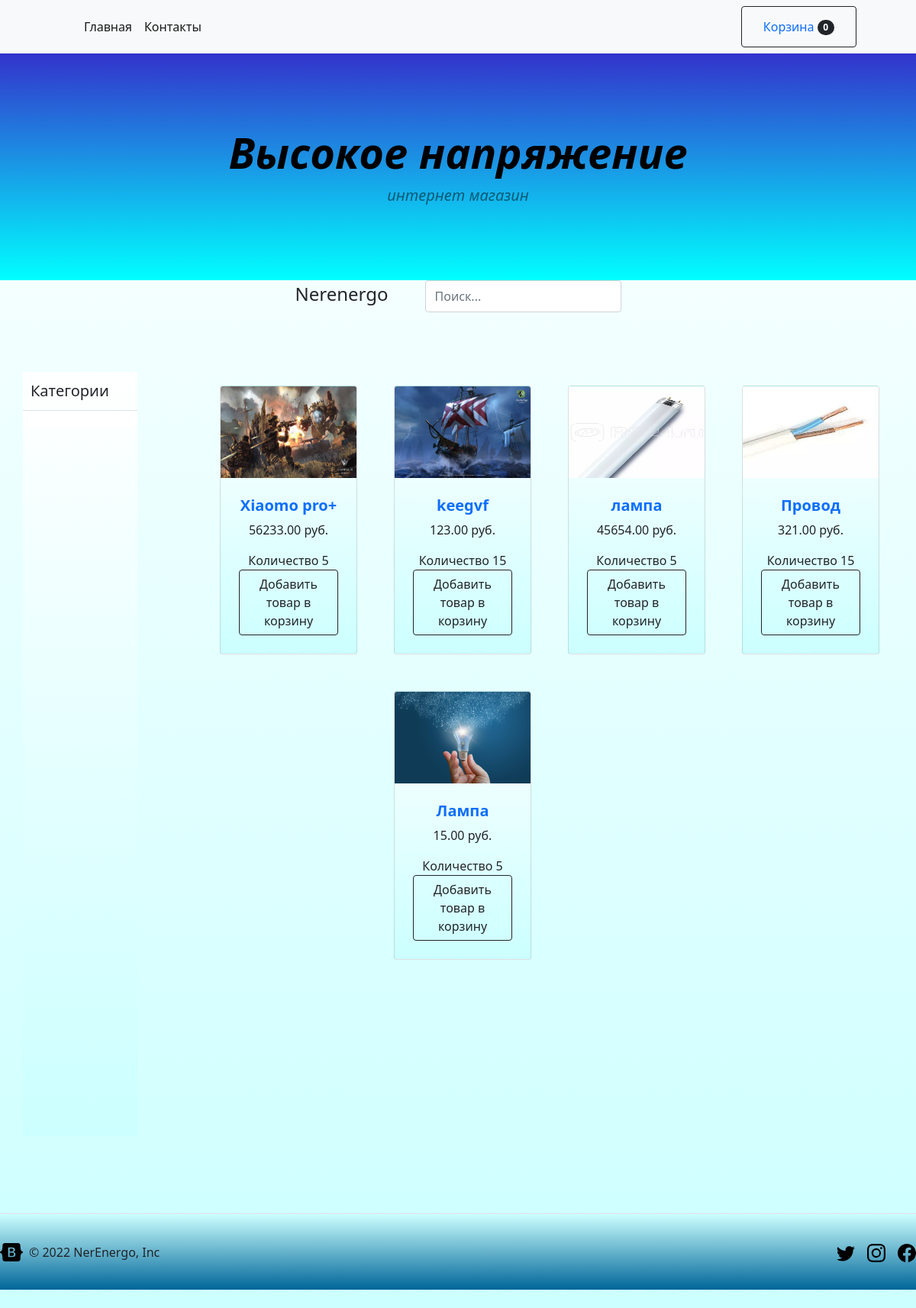
Before: / with the older database file.
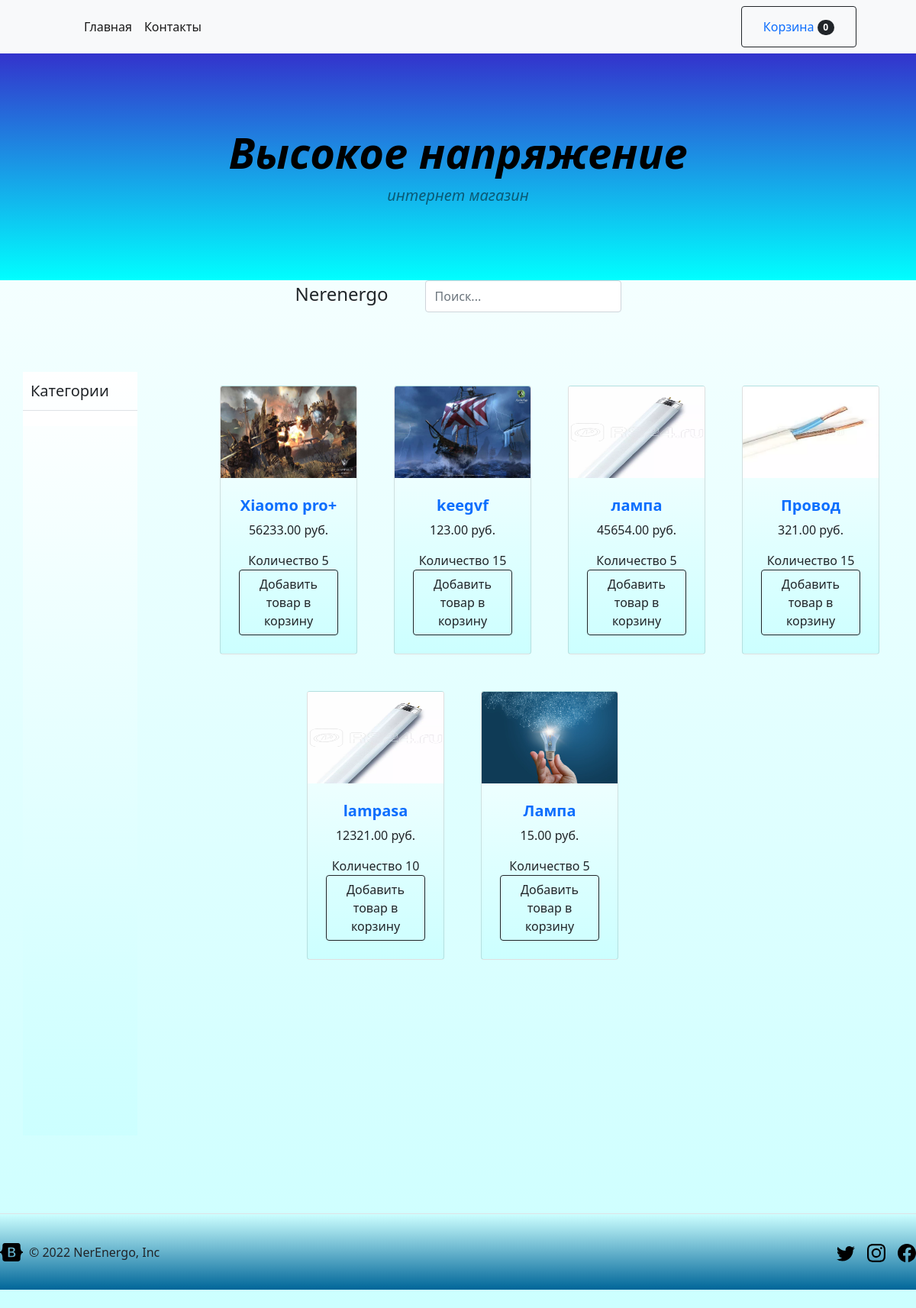
After: the same page with the newer database file.
### mainapp/models.py (models this page shows, shortened)
class Cart(models.Model):
	owner = models.ForeignKey('Customer', null=True, verbose_name='Владелец', on_delete=models.CASCADE)
	product = models.ManyToManyField(CartProduct, blank=True, related_name='related_cart')
	total_product = models.PositiveIntegerField(default=0)
	final_price = models.DecimalField(max_digits=9, default=0, decimal_places=2, verbose_name='Общая Цена')
	in_order = models.BooleanField(default=False)
	for_anonymous_user = models.BooleanField(default=False)

class Product(models.Model):
	category = models.ForeignKey(Category, verbose_name='Категория', on_delete=models.CASCADE)
	title = models.CharField(max_length=255, verbose_name="наименование")
	slug = models.SlugField(unique=True)
	image = models.ImageField(verbose_name='Изображение')
	description = models.TextField(verbose_name='описание', null=True)
	price = models.DecimalField(max_digits=9, decimal_places=2, verbose_name='Цена')
	count_view = models.PositiveIntegerField(default=0, verbose_name='Количество')
	def get_model_name(self):
		return self.__class__.__name__.lower()

class Smartphone(Product):
	diagonal = models.CharField(max_length=255, verbose_name='Диагональ')
	display = models.CharField(max_length=255, verbose_name='тип дисплея')
	resolutions = models.CharField(max_length=255, verbose_name='разрешение экрана')
	accum_volume = models.CharField(max_length=255, verbose_name='объем батареи')
	ram = models.CharField(max_length=255, verbose_name = 'оперативная память')
	sd = models.BooleanField(default=True, verbose_name = 'наличие SD')
	sd_volume = models.CharField(max_length=255, null=True, blank=True, verbose_name = 'Максимальный объем SD карты')
	main_cam_mp = models.CharField(max_length=255, verbose_name = 'главная камера')
	frontal_cam_mp = models.CharField(max_length=255, verbose_name = 'фронтальная камера')
	def __str__(self):
		return "{} : {}".format(self.category.name, self.title)
	def get_absolute_url(self):
		return get_product_url(self, 'product_detail')

class Product(models.Model):
	category = models.ForeignKey(Category, verbose_name='Категория', on_delete=models.CASCADE)
	title = models.CharField(max_length=255, verbose_name="наименование")
	slug = models.SlugField(unique=True)
	image = models.ImageField(verbose_name='Изображение')
	description = models.TextField(verbose_name='описание', null=True)
	price = models.DecimalField(max_digits=9, decimal_places=2, verbose_name='Цена')
	count_view = models.PositiveIntegerField(default=0, verbose_name='Количество')
	def get_model_name(self):
		return self.__class__.__name__.lower()

class Lighting(Product):
	name = models.CharField(max_length=255, verbose_name='Наименование товара')
	seria = models.CharField(max_length=255, verbose_name='Серия')
	brand = models.CharField(max_length=255, verbose_name='Брэнд')
	articals = models.CharField(max_length=255, verbose_name='Артикул производителя')
	garant_time = models.CharField(max_length=255, verbose_name='Срок гарантии')
	created_cantry = models.CharField(max_length=255, verbose_name='Страна производитель')
	power = models.CharField(max_length=255, verbose_name='Мощность')
	plinth = models.CharField(max_length=255, verbose_name='Цоколь')
	form_light = models.CharField(max_length=255, verbose_name='Форма Лампы')
	def __str__(self):
		return "{} : {}".format(self.category.name, self.title)
	def get_absolute_url(self):
		return get_product_url(self, 'product_detail')

class NonStationaryWire(Product):
	name = models.CharField(max_length=255, verbose_name='Наименование товара')
	brand = models.CharField(max_length=255, verbose_name='Брэнд')
	seria = models.CharField(max_length=255, verbose_name='Серия')
	articals = models.CharField(max_length=255, verbose_name='Артикул производителя')
	garant_time = models.CharField(max_length=255, verbose_name='Срок гарантии')
	created_cantry = models.CharField(max_length=255, verbose_name='Страна производитель')
	nominal_section = models.CharField(max_length=255, verbose_name='Наминально сечение проводника')
	material = models.CharField(max_length=255, verbose_name='Материал жил проводника')
	conductor_class = models.CharField(max_length=255, verbose_name='Класс токопроводящей жилы')
	form_wire = models.CharField(max_length=255, verbose_name='Форма жил проводника')
	def __str__(self):
		return "{} : {}".format(self.category.name, self.title)
	def get_absolute_url(self):
		return get_product_url(self, 'product_detail')

class Lampa(Product):
	name = models.CharField(max_length=255, verbose_name='Наименование товара')
	seria = models.CharField(max_length=255, verbose_name='Серия')
	brand = models.CharField(max_length=255, verbose_name='Брэнд')
	articals = models.CharField(max_length=255, verbose_name='Артикул производителя')
	garant_time = models.CharField(max_length=255, verbose_name='Срок гарантии')
	created_cantry = models.CharField(max_length=255, verbose_name='Страна производитель')
	power = models.CharField(max_length=255, verbose_name='Мощность', blank=True)
	plinth = models.CharField(max_length=255, verbose_name='Цоколь')
	form_light = models.CharField(max_length=255, verbose_name='Форма Лампы')
	def __str__(self):
		return "{} : {}".format(self.category.name, self.title)
	def get_absolute_url(self):
		return get_product_url(self, 'product_detail')

### mainapp/views.py (the view)
# urls.py: path('', BaseView.as_view(), name='base.html'),
class BaseView(CategoryDetailMixin, CartMixin, View):
    def get(self, request, *args, **kwargs):
        categories = Category.objects.all()
        products = Product.objects.all()
        product_for_main_page = LatestProducts.objects.get_products_for_main_page('notebook', 'lighting', 'nonstationarywire', 'smartphone', 'lampa')
        context = {
            'categories': categories,
            'cart': self.cart,
            'products' : products,
            'product_for_main_page' : product_for_main_page
        }
        print(len(product_for_main_page))
        print(product_for_main_page)
        return render(request, 'base.html', context)

### mainapp/mixins.py (called while the page is built)
	def dispatch(self, request, *args, **kwargs):
		if request.user.is_authenticated:
			customer = Customer.objects.filter(user=request.user).first()
			if not customer:
				customer = Customer.objects.create(user=request.user)
			cart = Cart.objects.filter(owner=customer).first()
			if not cart:
				cart = Cart.objects.create(owner=customer)
		else:
			cart = Cart.objects.filter(for_anonymous_user=True).first()
			if not cart:
				cart = Cart.objects.create(for_anonymous_user=True)
		self.cart = cart
		return super().dispatch(request, *args, **kwargs)

### mainapp/models.py (called while the page is built)
def get_product_url(obj, viewname):
    ct_model = obj.__class__._meta.model_name
    return reverse(viewname, kwargs={'ct_model': ct_model, 'slug': obj.slug})

	@staticmethod
	def get_products_for_main_page(*args, **kwargs):
		products = []
		ct_models = ContentType.objects.filter(model__in=args)
		for ct_model in ct_models:
			model_products = ct_model.model_class()._base_manager.all().order_by('-id')
			products.extend(model_products)
		return products

### mainapp/templates/base.html (shortened to what this page needs)
<!DOCTYPE html>
<html lang="en">
    <head>
        <link href="https://cdn.jsdelivr.net/npm/bootstrap@5.1.3/dist/css/bootstrap.min.css" rel="stylesheet">
    </head>
    <body>
        <nav class="navbar navbar-expand-lg navbar-light bg-light">
            <div class="container px-4 px-lg-5">
                <div class="collapse navbar-collapse" id="navbarSupportedContent">
                    <ul class="navbar-nav me-auto mb-2 mb-lg-0 ms-lg-4">
                        <li class="nav-item"><a class="nav-link active" aria-current="page" href="{% url 'base.html' %}">Главная</a></li>
                        <li class="nav-item"><a class="nav-link active" aria-current="page" href="{% url 'contact' %}">Контакты</a></li>
                    </ul>
                    <form class="d-flex">
                        <button class="btn btn-outline-dark" type="submit">
                            <a class="nav-link" href="{% url 'cart' %}">Корзина<span class="badge bg-dark text-white ms-1 rounded-pill">{{cart.product.count}}</span></a>
                        </button>
                    </form>
                </div>
            </div>
        </nav>
        <header class=" py-5" id="header">
            <div class="container px-4 px-lg-5 my-5">
                <div class="text-center text-black" id="header_text">
                    <h1 class="display-4 fw-bolder">Высокое напряжение</h1>
                    <p class="lead fw-normal text-black-50 mb-0">интернет магазин</p>
                </div>
            </div>
        </header>
            <div class="container d-flex flex-wrap justify-content-center">
                <a href="{% url 'base.html' %}" class="d-flex mb-3 mb-lg-0 me-lg-5 text-dark text-decoration-none">
                    <span class="fs-4">Nerenergo</span>
                </a>
                <form class="col-12 col-lg-auto mb-3 mb-lg-0">
                    <input type="search" class="form-control" placeholder="Поиск..." aria-label="Search">
                </form>
            </div>
        <section class="py-5" id="">
            <div class="nav-pan text-black" id="nav-pan" class="wrapper">
                <a href="/" class="d-flex align-items-center link-dark text-decoration-none border-bottom">
                    <span class="fs-5 fw-semibold align-items-center" id="nav-span">Категории</span>
                </a>
                {% load mptt_tags %}
                <ul class="menu">
                    {% recursetree categories %}
                    <li class="menu__list"><a href="/category/{{node.slug}}" {% if not node.is_child_node %} data-toggle="dropdown" aria-expanded="True" {% endif %}>{{ node.name }}</a>
                    </li>
                    {% endrecursetree %}
                </ul>
            </div>
            {% block content %}
            <div class="container px-4 px-lg-5 mt-5" id="content-sec">
                <div class="row gx-4 gx-lg-5 row-cols-2 row-cols-md-3 row-cols-xl-4 justify-content-center" id="product_pic">
                    {% for product in product_for_main_page %}
                    <div class="col mb-5" id="pord-view">
                        <div class="card" style="background: linear-gradient(to top, #ccffff 0%, #ffffff 100%);" >
                            <a href=" {{ product.get_absolute_url }} "><img class="card-img-top" src="{{ product.image.url }}" alt="..." style="height: 120px" /></a>
                            <div class="card-body p-4" style="height: 120px">
                                <div class="text-center">
                                    <h5 class="fw-bolder">
                                        <a href="{{ product.get_absolute_url }}">{{ product.title }}</a>
                                    </h5>
                                    <p>{{ product.price }} руб.</p>
                                    <p>Количество {{ product.count_view }}</p>
                                </div>
                            </div>
                            <div class="card-footer p-4 pt-0 border-top-0 bg-transparent">
                                <div class="text-center">
                                    <a href="{% url 'add_to_cart' ct_model=product.get_model_name slug=product.slug %}"><button class="btn btn-outline-dark mt-auto">Добавить товар в корзину</button></a>
                                </div>
                            </div>
                        </div>
                    </div>
                    {% endfor %}
                    <div class="pagination" id="paginate">
                    </div>
                </div>
            </div>
            {% endblock content %}
        </section>
        <footer class="d-flex flex-wrap justify-content-between align-items-center py-3 my-4 border-top" id="footer-down">
            <div class="col-md-4 d-flex align-items-center">
                <a href="/" class="mb-3 me-2 mb-md-0 text-muted text-decoration-none lh-1">
                    <svg class="bi" width="30" height="24"><use xlink:href="#bootstrap"/></svg>
                </a>
                <span class="text-muted-black-center" >&copy; 2022 NerEnergo, Inc</span>
            </div>
            <ul class="nav col-md-4 justify-content-end list-unstyled d-flex">
                <li class="ms-3"><a class="text-muted" href="#"><svg class="bi" width="24" height="24"><use xlink:href="#twitter"/></svg></a></li>
                <li class="ms-3"><a class="text-muted" href="https://www.instagram.com/"><svg class="bi" width="24" height="24"><use xlink:href="#instagram"/></svg></a></li>
                <li class="ms-3"><a class="text-muted" href="#"><svg class="bi" width="24" height="24"><use xlink:href="#facebook"/></svg></a></li>
            </ul>
        </footer>
    </body>
</html>

### mainapp/templates/base.html (style rules this page uses)
body { height: 100%; }
body { display: flex; flex-direction: column; background: linear-gradient(to top, #ccffff 0%, #ffffff 100%); }
section { flex: 1 0 auto; }
#content-sec { position: absolute; right: 0; float: left; width: 80%; }
a { text-decoration: none; }
.nav-pan { float: left; height: 1000px; width: 150px; margin: 30px; background: linear-gradient(to top, #ccffff 0%, #ffffff 100%); }
#nav-span { align-content: center; padding: 10px; }
ul { margin: 0; padding: 0; list-style: none; }
.menu a { background: #fff; padding: 10px; display: block; color: #000; border-bottom: 1px; transition: 0.2s all; }
.menu__list { position: relative; }
footer { flex: 0 0 auto; clear: left; margin-top: -100px; height: 100px; background: linear-gradient(to bottom, #ccffff 0%, #006699 100%); }
header { background: linear-gradient(to bottom, #3333cc 0%, #00ffff 100%); }
#header_text { font-style: italic; font-style: oblique; }
input { width: 250px; height: 42px; padding-left: 15px; border-radius: 42px; border: 2px solid #324b4e; background: #F9F0DA; outline: none; position: relative; transition: .3s linear; }

Changed rows visible on the page:
added Lampa: image (picture), title "lampasa", price "12321.00", count_view "10"
